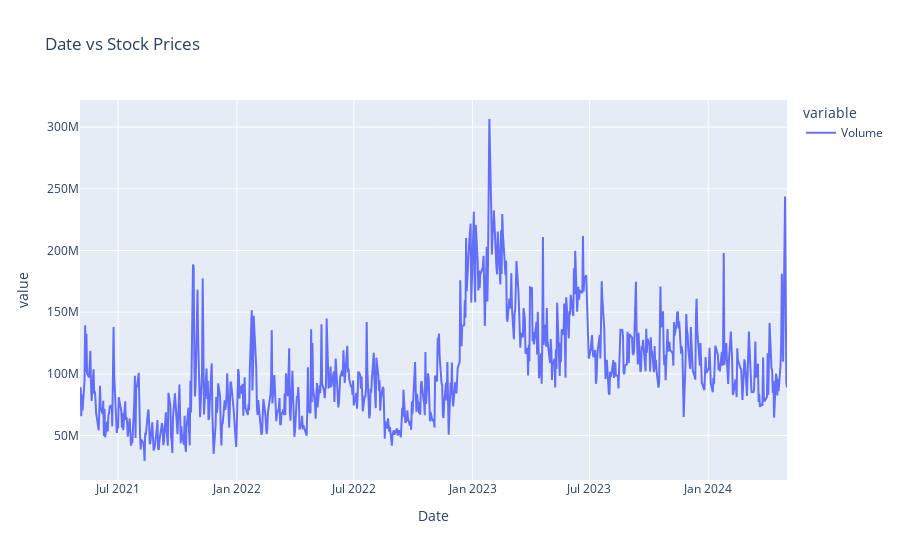

The code cell stored with this chart in its notebook:
### Markdown cell above
Looking at the stock data, it can seen that Tesla is a very volatile stock market. Having many rises and falls in the past few years. 

In 2022, stock dropped significantly before January 2023 due to the announcement by Tesla of their delivery numbers being down, causing a significant drop in stock price. Being their first year-over-year sales drop since the early days of Covid in 2020.

In May 2023, despite its volatility, Tesla's stock doubled investor's money as it surged 101.7%. It is said that Tesla deliveries surged 38% with its lower priced models attributed for 98% of the surge in orders. Allowing for Tesla to meet two important targets which were delivering 1.8 million cars and starting production of the Cybertruck. With them meeting their goals and strong demand it drove Tesla's stock higher.

In April 2024, Tesla had a significant after it was revealed that the company's Autopilot feature had hit and killed a motorcyclist as well as a recall for Cybertrucks, leading to a drop in stock price.

### Code cell
fig = px.line(df_tsla, y=['Volume'], title = 'Date vs Stock Prices')
fig.show()

### Figure 1 — Plotly figure (JSON) as saved in the notebook; plotly's stock layout.template omitted (floating-point values rounded to 4 significant figures; data arrays with more than 128 entries replaced by an {"elided": "..."} marker saying what was removed)
{"data": [{"hovertemplate": "variable=Volume<br>Date=%{x}<br>value=%{y}<extra></extra>", "legendgroup": "Volume", "line": {"color": "#636efa", "dash": "solid"}, "marker": {"symbol": "circle"}, "mode": "lines", "name": "Volume", "orientation": "v", "showlegend": true, "type": "scatter", "x": {"elided": "756 str values"}, "xaxis": "x", "y": {"elided": "756 int values"}, "yaxis": "y"}], "layout": {"legend": {"title": {"text": "variable"}, "tracegroupgap": 0}, "title": {"text": "Date vs Stock Prices"}, "xaxis": {"anchor": "y", "domain": [0, 1], "title": {"text": "Date"}}, "yaxis": {"anchor": "x", "domain": [0, 1], "title": {"text": "value"}}}}
